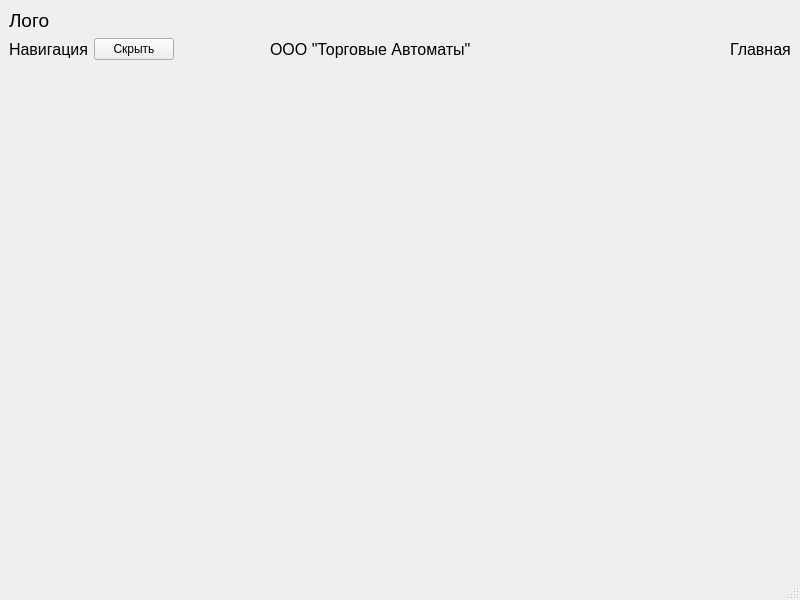
<?xml version="1.0" encoding="UTF-8"?>
<ui version="4.0">
 <class>MainWindow</class>
 <widget class="QMainWindow" name="MainWindow">
  <property name="geometry">
   <rect>
    <x>0</x>
    <y>0</y>
    <width>800</width>
    <height>600</height>
   </rect>
  </property>
  <property name="windowTitle">
   <string>MainWindow</string>
  </property>
  <widget class="QWidget" name="centralwidget">
   <layout class="QVBoxLayout" name="verticalLayout">
    <item>
     <layout class="QHBoxLayout" name="horizontalLayout_2">
      <item>
       <widget class="QLabel" name="logoLabel">
        <property name="font">
         <font>
          <pointsize>14</pointsize>
         </font>
        </property>
        <property name="text">
         <string>Лого</string>
        </property>
       </widget>
      </item>
      <item>
       <widget class="Account" name="profileWidget" native="true"/>
      </item>
     </layout>
    </item>
    <item>
     <layout class="QHBoxLayout" name="horizontalLayout_3">
      <item>
       <widget class="QLabel" name="navigationLabel">
        <property name="font">
         <font>
          <pointsize>12</pointsize>
         </font>
        </property>
        <property name="text">
         <string>Навигация</string>
        </property>
       </widget>
      </item>
      <item>
       <widget class="QPushButton" name="showNavigationButton">
        <property name="sizePolicy">
         <sizepolicy hsizetype="Fixed" vsizetype="Fixed">
          <horstretch>0</horstretch>
          <verstretch>0</verstretch>
         </sizepolicy>
        </property>
        <property name="text">
         <string>Скрыть</string>
        </property>
       </widget>
      </item>
      <item>
       <spacer name="horizontalSpacer">
        <property name="orientation">
         <enum>Qt::Orientation::Horizontal</enum>
        </property>
        <property name="sizeType">
         <enum>QSizePolicy::Policy::Minimum</enum>
        </property>
        <property name="sizeHint" stdset="0">
         <size>
          <width>90</width>
          <height>20</height>
         </size>
        </property>
       </spacer>
      </item>
      <item>
       <layout class="QHBoxLayout" name="horizontalLayout_4">
        <item>
         <widget class="QLabel" name="companyNameLabel">
          <property name="font">
           <font>
            <pointsize>12</pointsize>
           </font>
          </property>
          <property name="text">
           <string>ООО &quot;Торговые Автоматы&quot;</string>
          </property>
         </widget>
        </item>
        <item>
         <spacer name="horizontalSpacer_2">
          <property name="orientation">
           <enum>Qt::Orientation::Horizontal</enum>
          </property>
          <property name="sizeHint" stdset="0">
           <size>
            <width>40</width>
            <height>20</height>
           </size>
          </property>
         </spacer>
        </item>
        <item>
         <widget class="QLabel" name="windowNameLabel">
          <property name="font">
           <font>
            <pointsize>12</pointsize>
           </font>
          </property>
          <property name="text">
           <string>Главная</string>
          </property>
         </widget>
        </item>
       </layout>
      </item>
     </layout>
    </item>
    <item>
     <layout class="QHBoxLayout" name="horizontalLayout">
      <item>
       <widget class="Navigation" name="navigationWidget" native="true">
        <property name="sizePolicy">
         <sizepolicy hsizetype="Maximum" vsizetype="Expanding">
          <horstretch>0</horstretch>
          <verstretch>0</verstretch>
         </sizepolicy>
        </property>
       </widget>
      </item>
      <item>
       <spacer name="verticalSpacer">
        <property name="orientation">
         <enum>Qt::Orientation::Vertical</enum>
        </property>
        <property name="sizeType">
         <enum>QSizePolicy::Policy::Expanding</enum>
        </property>
        <property name="sizeHint" stdset="0">
         <size>
          <width>0</width>
          <height>40</height>
         </size>
        </property>
       </spacer>
      </item>
      <item>
       <widget class="QStackedWidget" name="stackedWidget">
        <property name="sizePolicy">
         <sizepolicy hsizetype="Expanding" vsizetype="Minimum">
          <horstretch>0</horstretch>
          <verstretch>0</verstretch>
         </sizepolicy>
        </property>
        <property name="autoFillBackground">
         <bool>false</bool>
        </property>
        <property name="currentIndex">
         <number>-1</number>
        </property>
       </widget>
      </item>
     </layout>
    </item>
   </layout>
  </widget>
  <widget class="QMenuBar" name="menubar">
   <property name="geometry">
    <rect>
     <x>0</x>
     <y>0</y>
     <width>800</width>
     <height>25</height>
    </rect>
   </property>
  </widget>
  <widget class="QStatusBar" name="statusbar"/>
 </widget>
 <customwidgets>
  <customwidget>
   <class>Navigation</class>
   <extends>QWidget</extends>
   <header>navigation.h</header>
   <container>1</container>
  </customwidget>
  <customwidget>
   <class>Account</class>
   <extends>QWidget</extends>
   <header>account.h</header>
   <container>1</container>
  </customwidget>
 </customwidgets>
 <resources/>
 <connections/>
</ui>
